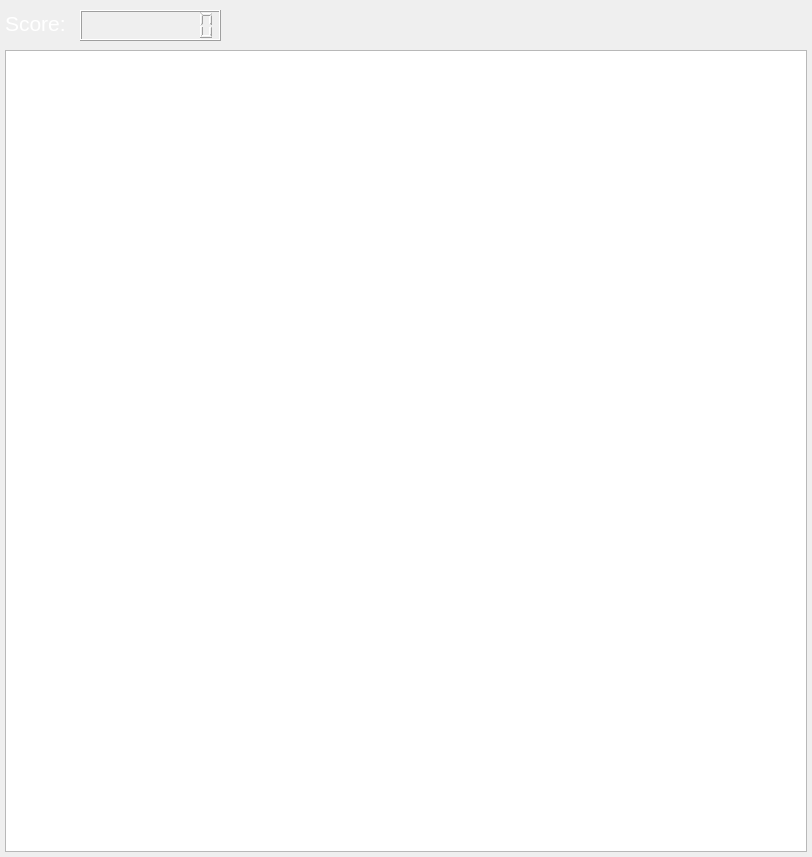
<?xml version="1.0" encoding="UTF-8"?>
<ui version="4.0">
 <class>MainWindow</class>
 <widget class="QMainWindow" name="MainWindow">
  <property name="geometry">
   <rect>
    <x>0</x>
    <y>0</y>
    <width>812</width>
    <height>857</height>
   </rect>
  </property>
  <property name="windowTitle">
   <string>MainWindow</string>
  </property>
  <widget class="QWidget" name="centralWidget">
   <widget class="QGraphicsView" name="graphicsView">
    <property name="geometry">
     <rect>
      <x>5</x>
      <y>50</y>
      <width>802</width>
      <height>802</height>
     </rect>
    </property>
    <property name="focusPolicy">
     <enum>Qt::StrongFocus</enum>
    </property>
   </widget>
   <widget class="QLCDNumber" name="lcdNumber">
    <property name="geometry">
     <rect>
      <x>80</x>
      <y>10</y>
      <width>141</width>
      <height>31</height>
     </rect>
    </property>
    <property name="digitCount">
     <number>9</number>
    </property>
    <property name="segmentStyle">
     <enum>QLCDNumber::Outline</enum>
    </property>
   </widget>
   <widget class="QLabel" name="score">
    <property name="geometry">
     <rect>
      <x>5</x>
      <y>8</y>
      <width>81</width>
      <height>31</height>
     </rect>
    </property>
    <property name="font">
     <font>
      <pointsize>16</pointsize>
     </font>
    </property>
    <property name="styleSheet">
     <string notr="true">color: rgb(255, 255, 255);</string>
    </property>
    <property name="text">
     <string>Score:</string>
    </property>
   </widget>
   <widget class="QLabel" name="Win">
    <property name="geometry">
     <rect>
      <x>257</x>
      <y>370</y>
      <width>300</width>
      <height>150</height>
     </rect>
    </property>
    <property name="text">
     <string/>
    </property>
    <property name="pixmap">
     <pixmap>:/img/img/Win.png</pixmap>
    </property>
    <property name="scaledContents">
     <bool>true</bool>
    </property>
   </widget>
   <widget class="QLabel" name="Lose">
    <property name="geometry">
     <rect>
      <x>257</x>
      <y>370</y>
      <width>300</width>
      <height>150</height>
     </rect>
    </property>
    <property name="text">
     <string/>
    </property>
    <property name="pixmap">
     <pixmap>:/img/img/Lose.png</pixmap>
    </property>
    <property name="scaledContents">
     <bool>true</bool>
    </property>
   </widget>
   <widget class="QLabel" name="ready">
    <property name="geometry">
     <rect>
      <x>288</x>
      <y>460</y>
      <width>240</width>
      <height>64</height>
     </rect>
    </property>
    <property name="text">
     <string/>
    </property>
    <property name="pixmap">
     <pixmap>:/img/img/ready.png</pixmap>
    </property>
    <property name="scaledContents">
     <bool>true</bool>
    </property>
   </widget>
  </widget>
 </widget>
 <layoutdefault spacing="6" margin="11"/>
 <resources/>
 <connections/>
</ui>
